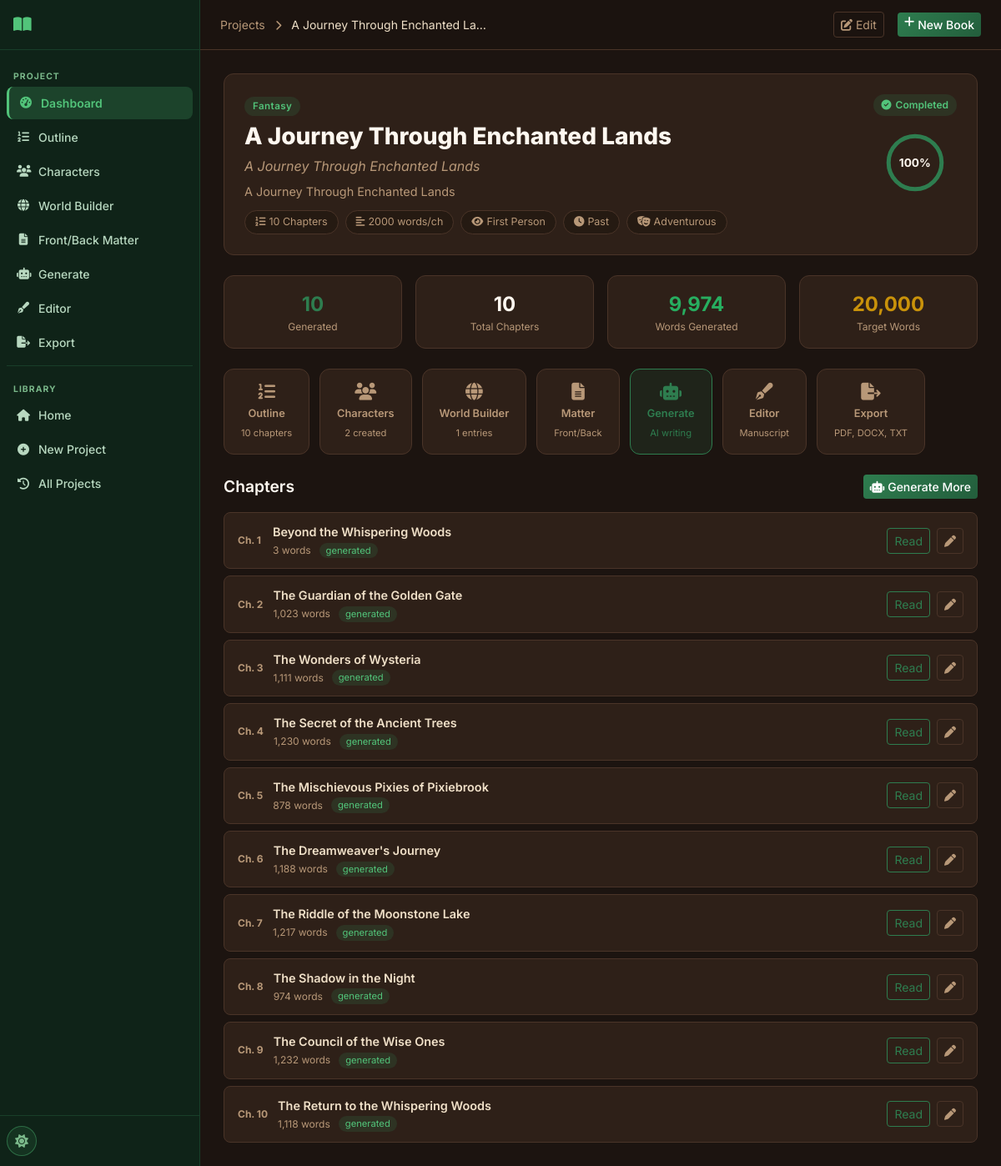
Page /project/10 on the committed database.
### tables this page shows
CREATE TABLE projects (
    id INTEGER PRIMARY KEY AUTOINCREMENT,
    title TEXT NOT NULL,
    subtitle TEXT DEFAULT '',
    genre TEXT DEFAULT 'Fantasy',
    audience TEXT DEFAULT 'Adult',
    description TEXT DEFAULT '',
    language TEXT DEFAULT 'English',
    story_type TEXT DEFAULT 'Novel',
    writing_style TEXT DEFAULT 'Descriptive',
    point_of_view TEXT DEFAULT 'Third Person Limited',
    tense TEXT DEFAULT 'Past',
    tone TEXT DEFAULT 'Adventurous',
    num_chapters INTEGER DEFAULT 10,
    words_per_chapter INTEGER DEFAULT 2000,
    creativity_level TEXT DEFAULT 'balanced',
    temperature REAL DEFAULT 0.7,
    top_p REAL DEFAULT 0.9,
    max_tokens INTEGER DEFAULT 4096,
    status TEXT DEFAULT 'draft',
    current_chapter INTEGER DEFAULT 0,
    total_words INTEGER DEFAULT 0,
    cover_prompt TEXT DEFAULT '',
    include_images INTEGER DEFAULT 0,
    images_per_chapter INTEGER DEFAULT 1,
    image_style TEXT DEFAULT 'Realistic',
    created_at TIMESTAMP DEFAULT CURRENT_TIMESTAMP,
    updated_at TIMESTAMP DEFAULT CURRENT_TIMESTAMP
);

CREATE TABLE chapters (
    id INTEGER PRIMARY KEY AUTOINCREMENT,
    project_id INTEGER NOT NULL,
    chapter_number INTEGER NOT NULL,
    chapter_title TEXT DEFAULT '',
    content TEXT DEFAULT '',
    word_count INTEGER DEFAULT 0,
    summary TEXT DEFAULT '',
    status TEXT DEFAULT 'pending',
    important_events TEXT DEFAULT '',
    characters_introduced TEXT DEFAULT '',
    character_changes TEXT DEFAULT '',
    locations TEXT DEFAULT '',
    timeline_updates TEXT DEFAULT '',
    unresolved_plot_points TEXT DEFAULT '',
    created_at TIMESTAMP DEFAULT CURRENT_TIMESTAMP,
    updated_at TIMESTAMP DEFAULT CURRENT_TIMESTAMP,
    FOREIGN KEY (project_id) REFERENCES projects(id) ON DELETE CASCADE
);

### routes/projects.py (the view)
@bp.route('/project/<int:project_id>')
def project_detail(project_id):
    db = get_db()
    project = db.execute('SELECT * FROM projects WHERE id = ?', (project_id,)).fetchone()
    if not project:
        return redirect(url_for('main.history'))
    chapters = db.execute(
        'SELECT * FROM chapters WHERE project_id = ? ORDER BY chapter_number',
        (project_id,)
    ).fetchall()
    outline = db.execute(
        'SELECT * FROM outline WHERE project_id = ? ORDER BY order_index, chapter_number',
        (project_id,)
    ).fetchall()
    char_count = db.execute('SELECT COUNT(*) FROM characters WHERE project_id = ?', (project_id,)).fetchone()[0]
    world_count = db.execute('SELECT COUNT(*) FROM worldbuilding WHERE project_id = ?', (project_id,)).fetchone()[0]
    outline_count = len(outline)
    generated_count = sum(1 for c in chapters if c['status'] == 'generated')
    total_words = sum(c['word_count'] for c in chapters)
    target_words = (project['num_chapters'] or 10) * (project['words_per_chapter'] or 2000)
    progress = int((generated_count / project['num_chapters'] * 100)) if project['num_chapters'] else 0
    groq_configured = bool(get_setting(db, 'groq_api_key'))
    return render_template('project_detail.html',
                           project=project, chapters=chapters, outline=outline,
                           char_count=char_count, world_count=world_count,
                           outline_count=outline_count, generated_count=generated_count,
                           total_words=total_words, target_words=target_words,
                           progress=progress, groq_configured=groq_configured)

### database/__init__.py (called while the page is built)
def get_db():
    if 'db' not in g:
        db_path = current_app.config['DATABASE']
        os.makedirs(os.path.dirname(db_path), exist_ok=True)
        g.db = sqlite3.connect(db_path)
        g.db.row_factory = sqlite3.Row
        g.db.execute('PRAGMA foreign_keys = ON')
        g.db.execute('PRAGMA journal_mode = WAL')
    return g.db

### utils/helpers.py (called while the page is built)
def get_setting(db, key, default=''):
    row = db.execute('SELECT value FROM settings WHERE key = ?', (key,)).fetchone()
    return row['value'] if row else default

### templates/project_detail.html (shortened to what this page needs)
{% extends "base.html" %}
{% block breadcrumb %}
<a href="{{ url_for('main.history') }}" class="text-muted text-decoration-none">Projects</a>
<i class="fas fa-chevron-right mx-2 text-muted small"></i>
{{ project.title[:30] }}{% if project.title|length > 30 %}…{% endif %}
{% endblock %}
{% block topnav_actions %}
<a href="{{ url_for('projects.edit_project', project_id=project.id) }}" class="btn btn-outline-secondary btn-sm me-2">
  <i class="fas fa-edit me-1"></i>Edit
</a>
{% endblock %}
{% block content %}
<div class="project-hero mb-4">
  <div class="project-hero-info">
    <div class="genre-badge genre-{{ project.genre | lower | replace(' ', '-') | replace('/', '-') }} mb-2">{{ project.genre }}</div>
    <h1 class="project-hero-title">{{ project.title }}</h1>
    {% if project.subtitle %}<p class="project-hero-subtitle">{{ project.subtitle }}</p>{% endif %}
    <p class="project-hero-desc">{{ project.description }}</p>
    <div class="project-meta-tags">
      <span class="meta-tag"><i class="fas fa-list-ol me-1"></i>{{ project.num_chapters }} Chapters</span>
      <span class="meta-tag"><i class="fas fa-align-left me-1"></i>{{ project.words_per_chapter }} words/ch</span>
      <span class="meta-tag"><i class="fas fa-eye me-1"></i>{{ project.point_of_view }}</span>
      <span class="meta-tag"><i class="fas fa-clock me-1"></i>{{ project.tense }}</span>
      <span class="meta-tag"><i class="fas fa-theater-masks me-1"></i>{{ project.tone }}</span>
    </div>
  </div>
  <div class="project-hero-actions">
    <div class="status-pill status-{{ project.status }} mb-2">
      {% if project.status == 'completed' %}<i class="fas fa-check-circle"></i>
      {% elif project.status == 'generating' %}<i class="fas fa-spinner fa-spin"></i>
      {% elif project.status == 'paused' %}<i class="fas fa-pause-circle"></i>
      {% else %}<i class="fas fa-circle-dot"></i>{% endif %}
      {{ project.status | title }}
    </div>
    <div class="progress-display">
      <div class="progress-circle">
        <svg viewBox="0 0 36 36">
          <circle cx="18" cy="18" r="15.9" fill="none" stroke="var(--border-color)" stroke-width="2"/>
          <circle cx="18" cy="18" r="15.9" fill="none" stroke="var(--primary)" stroke-width="2.5"
                  stroke-dasharray="{{ progress }}, 100" stroke-linecap="round" transform="rotate(-90 18 18)"/>
        </svg>
        <span>{{ progress }}%</span>
      </div>
    </div>
  </div>
</div>
<div class="row g-3 mb-4">
  <div class="col-6 col-md-3">
    <div class="mini-stat">
      <div class="mini-stat-value text-primary">{{ generated_count }}</div>
      <div class="mini-stat-label">Generated</div>
    </div>
  </div>
  <div class="col-6 col-md-3">
    <div class="mini-stat">
      <div class="mini-stat-value">{{ project.num_chapters }}</div>
      <div class="mini-stat-label">Total Chapters</div>
    </div>
  </div>
  <div class="col-6 col-md-3">
    <div class="mini-stat">
      <div class="mini-stat-value text-success">{{ '{:,}'.format(total_words) }}</div>
      <div class="mini-stat-label">Words Generated</div>
    </div>
  </div>
  <div class="col-6 col-md-3">
    <div class="mini-stat">
      <div class="mini-stat-value text-warning">{{ '{:,}'.format(target_words) }}</div>
      <div class="mini-stat-label">Target Words</div>
    </div>
  </div>
</div>
<div class="quick-actions mb-4">
  <a href="{{ url_for('outline.outline_page', project_id=project.id) }}" class="quick-action-btn">
    <i class="fas fa-list-ol"></i>
    <span>Outline</span>
    <small>{{ outline_count }} chapters</small>
  </a>
  <a href="{{ url_for('characters.characters_page', project_id=project.id) }}" class="quick-action-btn">
    <i class="fas fa-users"></i>
    <span>Characters</span>
    <small>{{ char_count }} created</small>
  </a>
  <a href="{{ url_for('worldbuilding.worldbuilding_page', project_id=project.id) }}" class="quick-action-btn">
    <i class="fas fa-globe"></i>
    <span>World Builder</span>
    <small>{{ world_count }} entries</small>
  </a>
  <a href="{{ url_for('matter.matter_page', project_id=project.id) }}" class="quick-action-btn">
    <i class="fas fa-file-alt"></i>
    <span>Matter</span>
    <small>Front/Back</small>
  </a>
  <a href="{{ url_for('chapters.generation_page', project_id=project.id) }}" class="quick-action-btn highlight">
    <i class="fas fa-robot"></i>
    <span>Generate</span>
    <small>AI writing</small>
  </a>
  <a href="{{ url_for('editor.editor_page', project_id=project.id) }}" class="quick-action-btn">
    <i class="fas fa-pen-fancy"></i>
    <span>Editor</span>
    <small>Manuscript</small>
  </a>
  <a href="{{ url_for('exports.export_page', project_id=project.id) }}" class="quick-action-btn">
    <i class="fas fa-file-export"></i>
    <span>Export</span>
    <small>PDF, DOCX, TXT</small>
  </a>
</div>
{% if chapters %}
<div class="section-header mb-3">
  <h2 class="section-title">Chapters</h2>
  <a href="{{ url_for('chapters.generation_page', project_id=project.id) }}" class="btn btn-primary btn-sm">
    <i class="fas fa-robot me-1"></i>Generate More
  </a>
</div>
<div class="chapters-grid">
  {% for ch in chapters %}
  <div class="chapter-item chapter-status-{{ ch.status }}">
    <div class="chapter-num">Ch. {{ ch.chapter_number }}</div>
    <div class="chapter-info">
      <div class="chapter-title">{{ ch.chapter_title or 'Untitled Chapter' }}</div>
      <div class="chapter-meta">
        <span class="chapter-words">{{ '{:,}'.format(ch.word_count) }} words</span>
        <span class="chapter-badge badge-{{ ch.status }}">{{ ch.status }}</span>
      </div>
    </div>
    {% if ch.status == 'generated' %}
    <div class="d-flex gap-2 ms-auto">
      <a href="{{ url_for('chapters.chapter_view', project_id=project.id, chapter_id=ch.id) }}" class="btn btn-sm btn-outline-primary">
        Read
      </a>
      <a href="{{ url_for('editor.editor_page', project_id=project.id) }}?chapter={{ ch.id }}" class="btn btn-sm btn-outline-secondary" title="Edit in Editor">
        <i class="fas fa-pen"></i>
      </a>
    </div>
    {% elif ch.status == 'generating' %}
    <span class="spinner-border spinner-border-sm text-primary ms-auto"></span>
    {% endif %}
  </div>
  {% endfor %}
</div>
{% endif %}
{% endblock %}

### rows in the picture
projects: title "A Journey Through Enchanted La", genre "Fantasy", title "A Journey Through Enchanted Lands", subtitle "A Journey Through Enchanted Lands", description "A Journey Through Enchanted Lands", num_chapters "10", words_per_chapter "2000", point_of_view "First Person", tense "Past", tone "Adventurous", status "Completed"
chapters: chapter_number "1", chapter_title "Beyond the Whispering Woods", word_count "3", status "generated"
chapters: chapter_number "2", chapter_title "The Guardian of the Golden Gate", word_count "1,023", status "generated"
chapters: chapter_number "3", chapter_title "The Wonders of Wysteria", word_count "1,111", status "generated"
chapters: chapter_number "4", chapter_title "The Secret of the Ancient Trees", word_count "1,230", status "generated"
chapters: chapter_number "5", chapter_title "The Mischievous Pixies of Pixiebrook", word_count "878", status "generated"
chapters: chapter_number "6", chapter_title "The Dreamweaver's Journey", word_count "1,188", status "generated"
chapters: chapter_number "7", chapter_title "The Riddle of the Moonstone Lake", word_count "1,217", status "generated"
chapters: chapter_number "8", chapter_title "The Shadow in the Night", word_count "974", status "generated"
chapters: chapter_number "9", chapter_title "The Council of the Wise Ones", word_count "1,232", status "generated"
chapters: chapter_number "10", chapter_title "The Return to the Whispering Woods", word_count "1,118", status "generated"

### other values in the picture
{{ progress }} "100"
{{ generated_count }} "10"
{{ '{:,}'.format(total_words) }} "9,974"
{{ '{:,}'.format(target_words) }} "20,000"
{{ outline_count }} "10"
{{ char_count }} "2"
{{ world_count }} "1"
